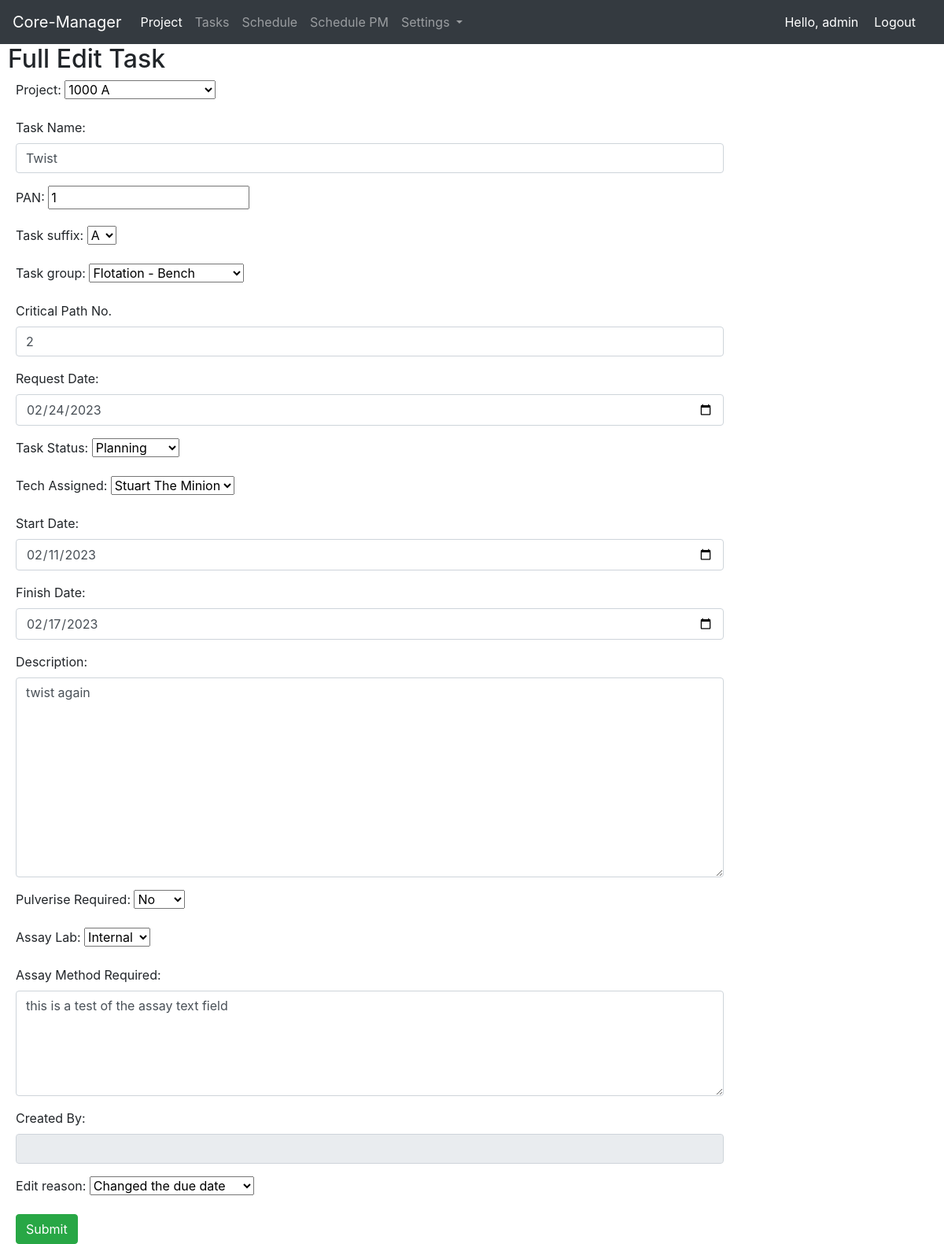
The app's page /full_edit_task/10 (signed in) with its own data.
### project/models.py (models this page shows, shortened)
class Task(models.Model):
    task_name = models.CharField(max_length=200)
    task_suffix = models.CharField(max_length=10, choices=suffix, default="A")
    task_description = models.TextField()
    task_critical_path = models.IntegerField(default=1000)
    task_group = models.ForeignKey(TestList, on_delete=models.CASCADE, default="Nil")
    task_assigned_to = models.ForeignKey(Technician, on_delete=models.CASCADE, blank=True, null=True)
    task_request_date = models.DateField()
    task_created_by = models.CharField(max_length=30, blank=True)
    task_creation_date = models.DateTimeField(auto_now_add=True)
    task_status = models.CharField(max_length=25, choices=status, default='Planning')
    task_shift = models.CharField(max_length=25, choices=shift, default='FD')
    task_start_date = models.DateField(blank=True, null=True)
    task_end_date = models.DateField(blank=True, null=True)
    project = models.ForeignKey(Project, on_delete=models.CASCADE)
    task_pan = models.CharField(max_length=30)
    task_pulverise = models.CharField(max_length=10, choices=pulverise, default='No')
    task_assay_loc = models.CharField(max_length=15, choices=assay_loc, default='Internal')
    assay_method = models.TextField(blank=True, null=True)
    task_concated_name = models.CharField(max_length=50, blank=True, null=True)

### home/decorators.py (the view)
        def wrapper_func(request, *args, **kwargs):
            group = None
            if request.user.groups.exists():
                group= request.user.groups.all()[0].name
            if group in allowed_roles:
                return view_func(request, *args, **kwargs)
            else:
                return HttpResponse('You are not authorised to view this page')

### project/models.py (called while the page is built)
    def __str__(self):
        return self.project_concated_name

    def __str__(self):
        return self.technician_concat_name

    def __str__(self):
        return self.test

### project/views.py (called while the page is built)
@login_required(login_url='home_app:login')
@allowed_users(allowed_roles=['Coordinator'])
def full_edit_task(request, task_id):
    task = Task.objects.get(pk=task_id)
    form = FullEditTaskForm(request.POST or None, instance=task)
    if form.is_valid():
        form.save()
        return redirect('project_app:task_home_page')
    context = {
        "task": task,
        'form': form,
    }
    return render(request, 'project/full_edit_task.html', context)

### templates/project/full_edit_task.html (shortened to what this page needs)
{% extends 'base.html' %}
{% load static %}
 {% block css_files %}
        <link rel="stylesheet" href="{% static "project/project.css" %}">
  {% endblock %}
{% block content %}
<h2>Full Edit Task</h2>
{% if submitted %}
    Your task was submitted was sucessfully
{% else %}
    <form class="add_task" action="" method="POST">
        {{ form.as_p }}
        <input type="submit" value="Submit" class="btn btn-success">
    </form>
{% endif %}
{% endblock %}

### templates/header.html (shortened to what this page needs)
<nav class="navbar navbar-expand-lg navbar-dark bg-dark">
  <a class="navbar-brand" href="{% url 'home_app:index' %}">Core-Manager</a>
  <div class="collapse navbar-collapse" id="navbarSupportedContent">
    <ul class="navbar-nav mr-auto">
      <li class="nav-item active">
        <a class="nav-link" href="{% url 'project_app:project_home_page' %}">Project <span class="sr-only">(current)</span></a>
      </li>
      <li class="nav-item">
        <a class="nav-link" href="{% url 'project_app:task_home_page' %}">Tasks</a>
      </li>
      {% if request.user.groups.all.0.name == 'Coordinator' %}
        <li class="nav-item">
          <a class="nav-link" href="{% url 'schedule_app:schedule_home' %}">Schedule</a>
        </li>
      {% endif %}
      <li class="nav-item">
          <a class="nav-link" href="{% url 'schedule_app:schedule_pm' %}">Schedule PM</a>
        </li>
      {% if request.user.groups.all.0.name == 'Coordinator' %}
        <li class="nav-item dropdown">
          <a class="nav-link dropdown-toggle" href="#" id="navbarDropdown" role="button" data-toggle="dropdown" aria-haspopup="true" aria-expanded="false">
            Settings
          </a>
        </li>
      {% endif %}
    </ul>
    <span class="hello-msg">Hello, {{ request.user }} </span>
    <span ><a class="hello-msg" href="{% url 'home_app:logout' %}">Logout</a> </span>
  </div>
</nav>

### static/project/project.css (style rules this page uses)
h2 { margin-left: 10px; }
.add_task { margin-left: 20px; width: 75%; }

### templates/header.html (style rules this page uses)
.hello-msg { font-size = 18px; color: #fff; margin-right: 20px; }

### records on screen
Task: project "1000 A", task_name "Twist", task_pan "1", task_suffix "A", task_group "Flotation - Bench", task_critical_path "2", task_request_date "02/24/2023", task_status "Planning", task_assigned_to "Stuart The Minion", task_start_date "02/11/2023", task_end_date "02/17/2023", task_description "twist again", task_pulverise "No", task_assay_loc "Internal", assay_method "this is a test of the assay text field"

### other values on screen
{{ request.user }} "admin"
